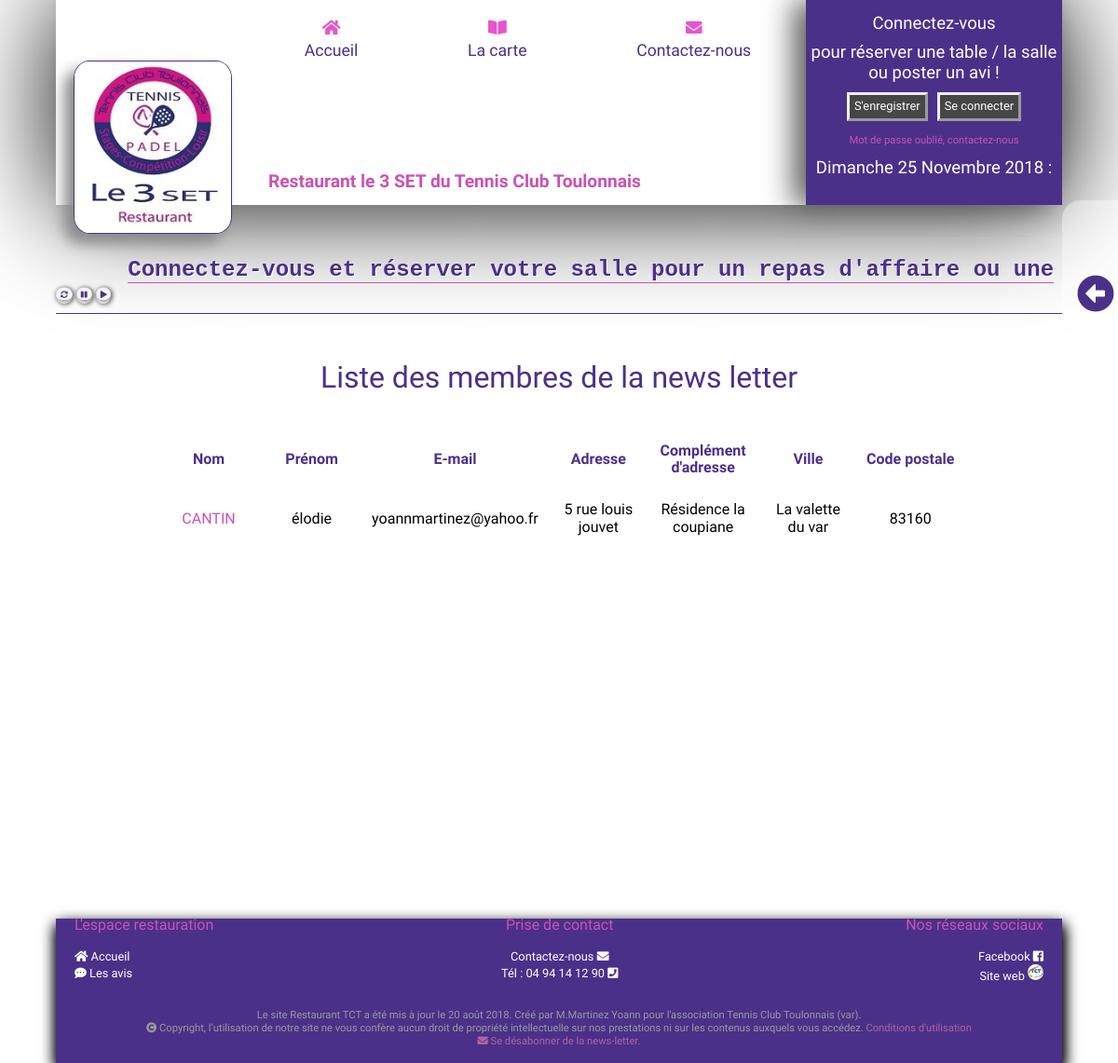
/?page=manager/listNewLetter, run on the app's committed database.
### tables this page shows
CREATE TABLE `homes` (
  `id` int(10) NOT NULL,
  `title` varchar(70) NOT NULL,
  `textHome` text NOT NULL,
  `pop` varchar(76) NOT NULL
);

CREATE TABLE `registers` (
  `id` int(10) UNSIGNED NOT NULL,
  `title` varchar(8) NOT NULL,
  `firstName` varchar(64) NOT NULL,
  `lastName` varchar(64) NOT NULL,
  `email` varchar(64) NOT NULL,
  `password` varchar(255) NOT NULL,
  `adressLine1` varchar(128) DEFAULT NULL,
  `adressLine2` varchar(128) DEFAULT NULL,
  `city` varchar(64) DEFAULT NULL,
  `zipCode` char(5) DEFAULT NULL,
  `phoneNumber` char(10) DEFAULT NULL,
  `phoneNumber2` char(10) DEFAULT NULL,
  `newLetter` double UNSIGNED NOT NULL DEFAULT '1'
);

### index.php (called while the page is built, shortened)
<?php
if(array_key_exists("page", $_GET)) {
    $page = $_GET['page'];
    if (file_exists("application/controller/$page" . "_controller" . ".php")) {
        require_once "application/controller/$page" . "_controller" . ".php";
    }
} else {
    $template = "home";
}
require_once "application/controller/home_controller.php";
require_once "application/view/layout.phtml";

### application/config/config.php (called while the page is built)
<?php
$this->data = new PDO('mysql:host=localhost;dbname=restauranttct;charset=UTF8','root','Yoann1995$',
    [
        PDO::ATTR_ERRMODE => PDO::ERRMODE_EXCEPTION,
        PDO::ATTR_DEFAULT_FETCH_MODE => PDO::FETCH_ASSOC
    ]
);
$this->data->setAttribute(PDO::ATTR_ERRMODE, PDO::ERRMODE_EXCEPTION);
$this->data->setAttribute(PDO::ATTR_DEFAULT_FETCH_MODE, PDO::FETCH_ASSOC);
$this->data->query("SET lc_time_names = 'fr_FR';");

### application/model/DatabaseHome.class.php (called while the page is built, shortened)
<?php
class DataBaseHome
{
    private $data;
    function __construct()
    {
        include 'application/config/config.php';
    }
    function get_homes() {
        $sql = 'SELECT
                  id,
                  title,
                  textHome,
                  pop
                FROM
                  homes
                 ';
        $query = $this->data->prepare($sql);
        $query->execute();
        return $query->fetchAll();
    }
}

### application/controller/home_controller.php (called while the page is built, shortened)
<?php
require_once 'application/model/DatabaseHome.class.php';
$dataHome = new DataBaseHome();
$Homes = $dataHome->get_homes();

### application/controller/manager/listNewLetter_controller.php (called while the page is built)
<?php
require_once 'application/model/DatabaseHome.class.php';
$dataHome = new DataBaseHome();
$Homes = $dataHome->get_homes();
require_once 'application/model/DatabaseRegister.class.php';
$dataRegister = new DatabaseRegister();
$registers = $dataRegister->new_letter();

### application/model/DatabaseRegister.class.php (called while the page is built, shortened)
<?php
class DatabaseRegister {
    private $data;
    function __construct()
    {
        include 'application/config/config.php';
    }
    function new_letter() {
        $sql = "SELECT
                  id,
                  title,
                  firstName,
                  lastName,
                  email,
                  password,
                  adressLine1,
                  adressLine2,
                  city,
                  zipCode,
                  phoneNumber,
                  phoneNumber2,
                  newLetter
                FROM
                  registers
                where
                  newLetter = 1
                GROUP BY
                id
                DESC LIMIT 10
                ";
        $query = $this->data->prepare($sql);
        $query->execute();
        return $query->fetchAll();
    }
}

### application/view/manager/listNewLetter.phtml (the view, shortened to what this page needs)
<main>
    <?php require_once "application/view/manager/boxNavManager.phtml" ?>
    <section>
        <div>
            <table class="table_list">
                <caption><h1>Liste des membres de la news letter</h1></caption>
                <tbody>
                <tr>
                    <th>Nom</th>
                    <th>Prénom</th>
                    <th>E-mail</th>
                    <th>Adresse</th>
                    <th>Complément d'adresse</th>
                    <th>Ville</th>
                    <th>Code postale</th>
                </tr>
                    <?php foreach ($registers as $register): ?>
                    <tr id="list_new_letter">
                        <td>
                            <p><?= htmlspecialchars(strtoupper($register['lastName'])) ?></p>
                        </td>
                        <td>
                            <p><?= htmlspecialchars($register['firstName']) ?></p>
                        </td>
                        <td>
                            <p><?= htmlspecialchars($register['email']) ?></p>
                        </td>
                        <td>
                            <p><?= htmlspecialchars($register['adressLine1']) ?></p>
                        </td>
                        <td>
                            <p><?= htmlspecialchars($register['adressLine2']) ?></p>
                        </td>
                        <td>
                            <p><?= htmlspecialchars($register['city']) ?></p>
                        </td>
                        <td>
                            <p><?= htmlspecialchars($register['zipCode']) ?></p>
                        </td>
                    </tr>
                <?php endforeach; ?>
                </tbody>
            </table>
        </div>
    </section>
</main>

### application/view/header.phtml (shortened to what this page needs)
<header>
    <section>
        <div class="container_nav">
            <div class="logo_tct">
                <a href="<?php htmlspecialchars(HOME) ?>?page=home"><img src="<?= VIEW_PATH ?>images/logo_tct.jpg" alt="logo_tct" title="Le 3 SET"></a>
            </div>
            <nav>
                <ul>
                    <li id="home">
                        <a href="<?php htmlspecialchars(HOME) ?>?page=home"><i class="fas fa-home"></i><br>Accueil</a>
                    </li>
                    <li id="card">
                        <a href="<?php htmlspecialchars(HOME) ?>?page=user/card"><i class="fas fa-book-open"></i><br>La carte</a>
                    </li>
                    <li id="contact">
                        <a href="<?php htmlspecialchars(HOME) ?>?page=user/contact"><i class="fa fa-envelope"></i><br>Contactez-nous</a>
                    </li>
                </ul>
                <h1>Restaurant le 3 SET du Tennis Club Toulonnais</h1>
            </nav>
        </div>
        <div class="box_login">
            <div class="<?= $_SESSION['hide'] ?>">
                <p>Connectez-vous</p>
                <p>pour réserver une table / la salle ou poster un avi !</p>
                <div class="log_tct">
                    <a href="<?php htmlspecialchars(HOME) ?>?page=log/register" class="login">S'enregistrer</a>
                    <a href="<?php htmlspecialchars(HOME) ?>?page=log/login" class="login">Se connecter</a>
                </div>
                <a href="<?php htmlspecialchars(HOME) ?>?page=user/contact" class="mdp_forget">Mot de passe oublié, contactez-nous</a>
            </div>
            <div id="date">
            </div>
        </div>
    </section>
</header>
<body onload="initDefile()">
<div class="box_pop">
    <?php if (isset($Homes)) {
        foreach ($Homes as $home): ?>
            <span id="text_pop"><?= htmlspecialchars($home['pop']) ?></span>
        <?php endforeach;
    } ?>
</div>
<div class="button_pop">
    <a class="button_play" title="Rafraichir la page" href="#" onclick='window.location.reload(false)'><i class="fas fa-sync-alt"></i></a>
    <a class="button_pause" title="Mettre en pause" href="#" onclick="myStopFunction()"><i class="fas fa-pause"></i></a>
    <a class="button_play" title="Redémarage du texte" href="#" onclick="myPlayFunction()"><i class="fas fa-play"></i></a>
</div>
</body>

### application/view/css/style.css (style rules this page uses)
html { background: url("../images/Menu.jpg") no-repeat center; background-size: cover; }
* { box-sizing: border-box; outline: none; }
header { font-family: 'Amiko', sans-serif; font-size: 1rem; }
body { max-width: 90%; margin: 0 auto; font-family: 'Cantata One', serif; font-size: 1rem; background-color: rgba(255, 255, 255, 0.40); }
main { min-height: 650px; margin-top: 10px; border-top: 1px solid #4b3089; }
.visible { flex-direction: column; }
header section { display: flex; box-shadow: 1px 1px 120px black; justify-content: space-between; height: 220px; }
.logo_tct img { width: 170px; border: 1px solid #4b3089; border-radius: 10%; margin: 65px 19px; box-shadow: -10px 10px 15px #8a8a8a; transition: 2.7s; -webkit-transition: 2.7s; -moz-transition: 2.7s; -o-transition: 2.7s; }
.container_nav { width: 100%; display: flex; background-color: white; }
nav { width: 100%; z-index: 1; }
header ul { display: flex; justify-content: space-around; padding: 0; max-height: 500px; }
header li { text-align: center; display: inline-grid; list-style: none; font-family: 'Cantata One', serif; }
header i { color: #e655ce; padding: 5px; }
header nav a { text-decoration: none; font-size: 1.1em; color: #4b3089; transition-property: transform; transition-duration: 1s; transition-timing-function: ease; }
header h1 { color: #c952b5; font-size: 1.2em; font-family: 'Indie Flower', cursive; margin: 120px 0 0 20px; }
.box_login { padding: 5px; background-color: #4b3089; box-shadow: -13px 1px 30px #5a5a5a; }
.box_login p { font-family: 'Indie Flower', cursive; font-size: 1.16em; width: 265px; color: white; text-align: center; margin: 10px 0; }
.mdp_forget { text-decoration: none; color: #c952b5; width: 100%; font-size: 0.7em; display: inline-block; text-align: center; }
.login , #button_onform, #button_offform { color: #ffffff; padding: 5px; border-style: outset; background-color: #464647; font-size: 0.8em; text-align: center; text-decoration: none; margin: 0 5px; }
.login:hover, input , .table_list tr th { background-color: white; color: #4b3089; }
#date { display: inline-block; margin-top: 12px; width: 100%; }
.log_tct { justify-content: center; display: flex; margin: 10px; }
.box_pop { overflow:hidden; font-family: 'Indie Flower', cursive; font-size: 1.5em; color: #464647; padding-top: 30px; height: 65px; line-height: 1.5em; }
#text_pop { color: #4b3089; text-shadow: 1px 1px white; font-family: monospace; border-bottom: 1px solid #c952b5; font-weight: bold; }
.button_pause, .button_play, .button_refresh, .fa-sync-alt, .fa-pause, .fa-play { font-size: 0.7em; color: #4b3089; box-shadow: 1px 1px 5px #6a6a6a; border-radius: 20px; }
.button_pause, .button_play, .button_refresh, .fa-sync-alt:hover, .fa-pause:hover, .fa-play:hover { color: #c952b5; }
section { margin-bottom: 20px; }
main h1 { color: #4b3089; font-weight: normal; padding: 50px; margin: 0; }
#list_new_letter p, .form_li, .form_title, nav ul:nth-child(2), .condition { text-align: center; }
.table_list p { text-align: justify; }
.table_list, .table_list_manager { width: 80%; margin: 0 auto; border-collapse: collapse; }
.table_list tr, .table_list_manager tr { background-color: #ffffff00; transition: background-color 0.50s; }
.table_list td, .table_list_manager td { padding: 10px; }
.table_list td:first-child, .table_list_manager td:first-child { padding: 10px; width: 2%; color: #c952b5; }
.table_list tbody td:last-child, .table_list_manager td:last-child, .table_list_manager td:nth-of-type(2n) { padding: 10px; text-align: center; width: 13%; }
.table_list td:nth-of-type(2n), .table_list td:nth-of-type(3n) { padding: 10px; width: 45%; }
#list_new_letter td { width: 14%; border-bottom: solid 2px white; }
nav ul { padding: 0; }

### data on the page
homes: pop "Connectez-vous et réserver votre salle pour un repas d'affaire ou une…"
registers: lastName "CANTIN", firstName "élodie", email "yoannmartinez@yahoo.fr", adressLine1 "5 rue louis jouvet", adressLine2 "Résidence la coupiane", city "La valette du var", zipCode "83160"
